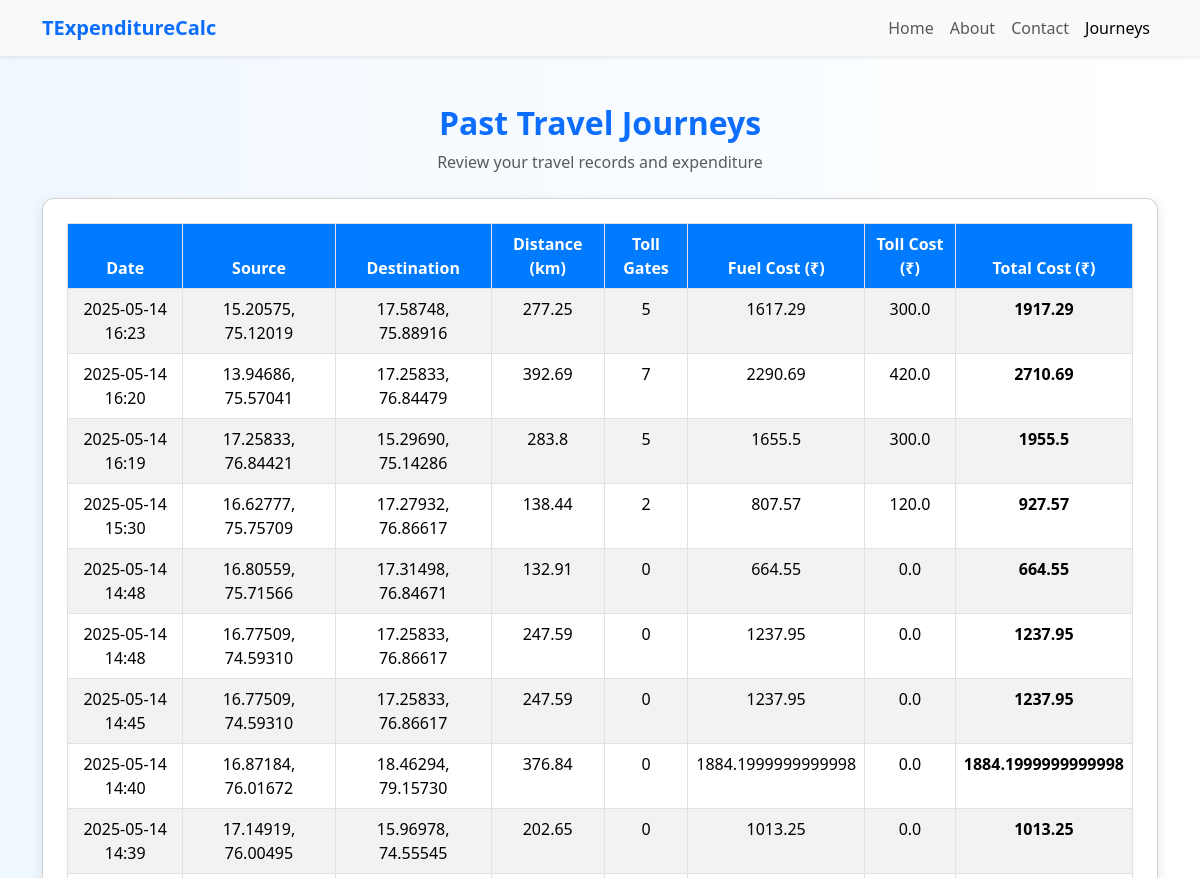
Before: /journeys/ (upper part) with the older database file.
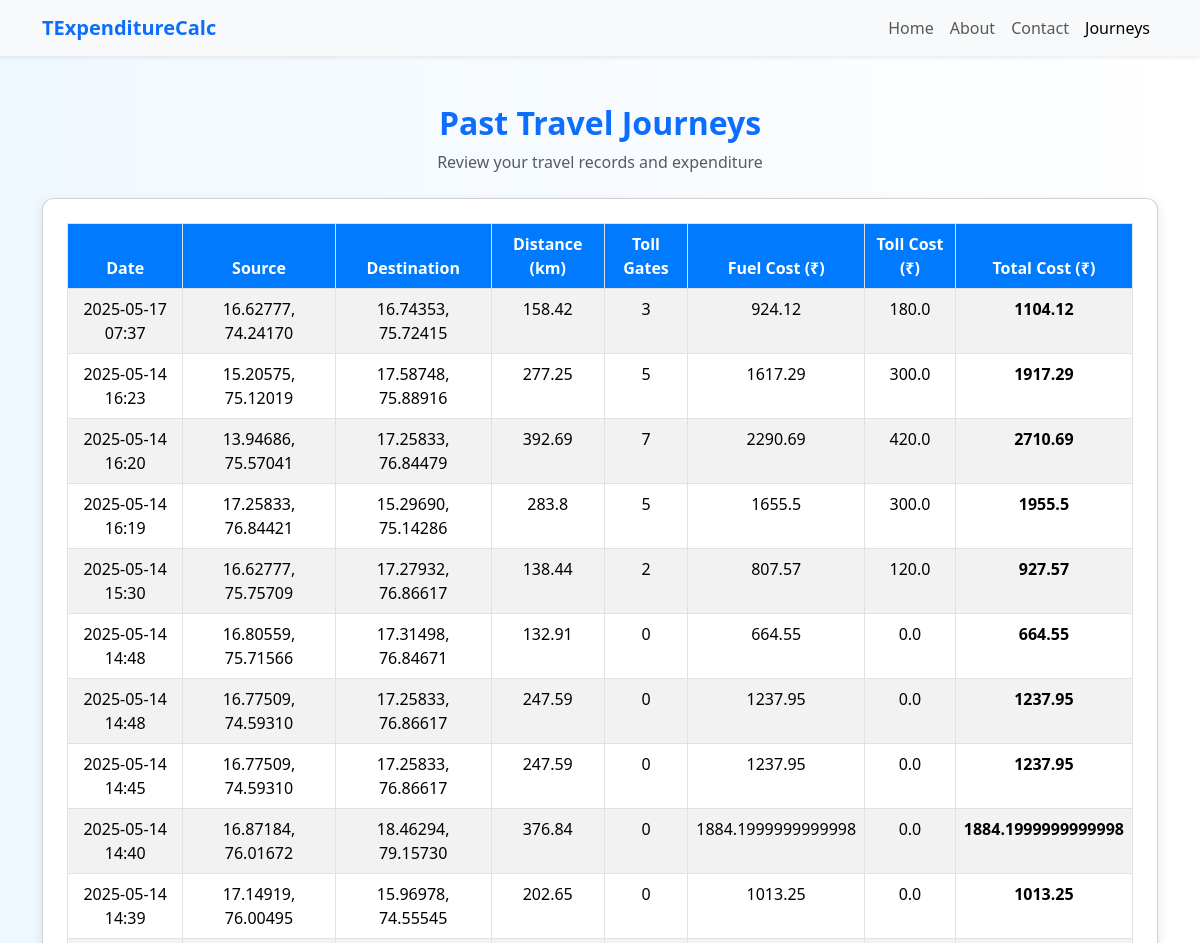
After: the same page with the newer database file.
### myapp/models.py (models this page shows, shortened)
class Journey(models.Model):
    source = models.CharField(max_length=100)
    destination = models.CharField(max_length=100)
    distance_km = models.FloatField()
    toll_gates = models.IntegerField()
    fuel_cost = models.FloatField()
    toll_cost = models.FloatField()
    total_cost = models.FloatField()
    journey_date = models.DateTimeField(auto_now_add=True)

### myapp/views.py (the view)
# urls.py: path('journeys/', views.past_journeys, name='past_journeys'),
def past_journeys(request):
    journeys = Journey.objects.all().order_by('-journey_date')
    return render(request, 'journeys.html', {'journeys': journeys})

### myapp/templates/journeys.html (shortened to what this page needs)
{% load static %}
<!DOCTYPE html>
<html lang="en">
<head>
    <link rel="stylesheet" href="{% static 'css/bootstrap.min.css' %}">
</head>
<body>
<nav class="navbar navbar-expand-lg navbar-light bg-light shadow-sm">
    <div class="container">
        <a class="navbar-brand fw-bold text-primary" href="#">TExpenditureCalc</a>
        <div class="collapse navbar-collapse justify-content-end" id="navbarNav">
            <ul class="navbar-nav">
                <li class="nav-item">
                    <a class="nav-link" href="{% url 'home' %}">Home</a>
                </li>
                <li class="nav-item">
                    <a class="nav-link" href="{% url 'about' %}">About</a>
                </li>
                <li class="nav-item">
                    <a class="nav-link" href="{% url 'contact' %}">Contact</a>
                </li>
                <li class="nav-item">
                    <a class="nav-link active" href="{% url 'past_journeys' %}">Journeys</a>
                </li>
            </ul>
        </div>
    </div>
</nav>
<div class="container mt-5">
    <div class="text-center mb-4">
        <h2 class="fw-bold text-primary">Past Travel Journeys</h2>
        <p class="text-muted">Review your travel records and expenditure</p>
    </div>
    <div class="card card-custom p-4">
        <table class="table table-bordered table-striped text-center">
            <thead>
                <tr>
                    <th>Date</th>
                    <th>Source</th>
                    <th>Destination</th>
                    <th>Distance (km)</th>
                    <th>Toll Gates</th>
                    <th>Fuel Cost (₹)</th>
                    <th>Toll Cost (₹)</th>
                    <th>Total Cost (₹)</th>
                </tr>
            </thead>
            <tbody>
                {% for journey in journeys %}
                <tr>
                    <td>{{ journey.journey_date|date:"Y-m-d H:i" }}</td>
                    <td>{{ journey.source }}</td>
                    <td>{{ journey.destination }}</td>
                    <td>{{ journey.distance_km }}</td>
                    <td>{{ journey.toll_gates }}</td>
                    <td>{{ journey.fuel_cost }}</td>
                    <td>{{ journey.toll_cost }}</td>
                    <td><strong>{{ journey.total_cost }}</strong></td>
                </tr>
                {% empty %}
                <tr>
                    <td colspan="8" class="text-muted">No journeys recorded yet.</td>
                </tr>
                {% endfor %}
            </tbody>
        </table>
    </div>
</div>
</body>
</html>

Changed rows visible on the page:
added Journey: journey_date "2025-05-17 07:37", source "16.62777, 74.24170", destination "16.74353, 75.72415", distance_km "158.42", toll_gates "3", fuel_cost "924.12", toll_cost "180.0", total_cost "1104.12"
